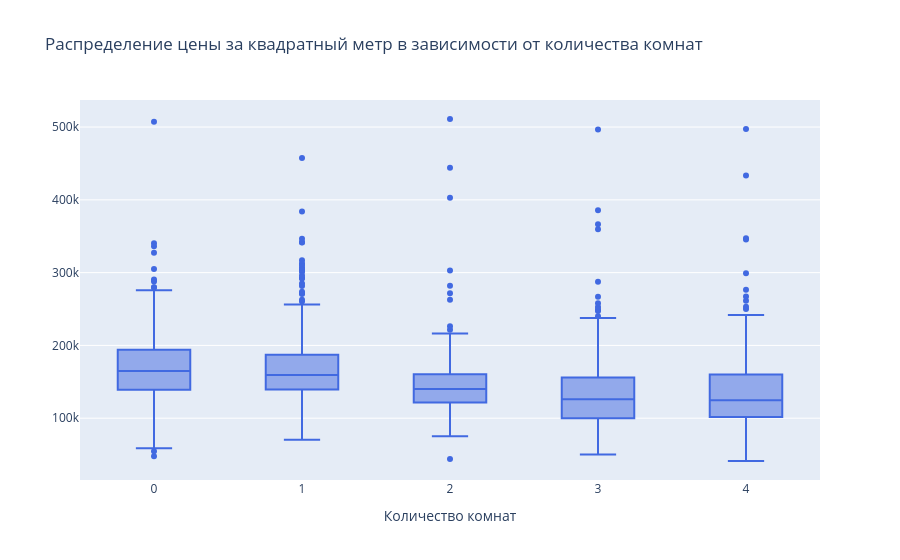

Here is the notebook cell this chart was saved with:
### Markdown cell above
### Ценовые диапазоны 
Анализ цены за квадратный метр и общей стоимости для квартир разного метража поможет понять рыночные диапазоны и выявить возможности для конкурентного ценообразования.

### Code cell
fig = px.box(df[df['rooms_count']<5], # уберем 5-комнатные квартиры как довольно редкий кейс
             x='rooms_count', y='price_per_meter',
             title="Распределение цены за квадратный метр в зависимости от количества комнат",
             labels={"rooms_count": "Количество комнат", "price_per_meter": ""},
             category_orders={"rooms_count": [0, 1, 2, 3, 4]})
fig.update_traces(marker_color="royalblue")
fig.show()

### Figure 1 — Plotly figure (JSON) as saved in the notebook; plotly's stock layout.template omitted (floating-point values rounded to 4 significant figures; data arrays with more than 128 entries replaced by an {"elided": "..."} marker saying what was removed)
{"data": [{"alignmentgroup": "True", "hovertemplate": "Количество комнат=%{x}<br>=%{y}<extra></extra>", "legendgroup": "", "marker": {"color": "royalblue"}, "name": "", "notched": false, "offsetgroup": "", "orientation": "v", "showlegend": false, "type": "box", "x": {"elided": "1749 float values"}, "x0": " ", "xaxis": "x", "y": {"elided": "1749 float values"}, "y0": " ", "yaxis": "y"}], "layout": {"boxmode": "group", "legend": {"tracegroupgap": 0}, "title": {"text": "Распределение цены за квадратный метр в зависимости от количества комнат"}, "xaxis": {"anchor": "y", "categoryarray": [0, 1, 2, 3, 4], "categoryorder": "array", "domain": [0, 1], "title": {"text": "Количество комнат"}}, "yaxis": {"anchor": "x", "domain": [0, 1], "title": {"text": ""}}}}
